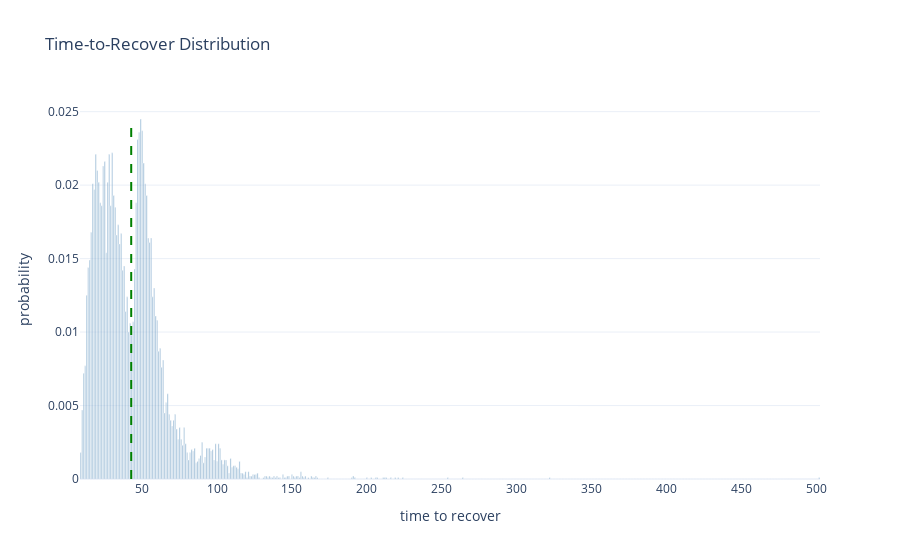
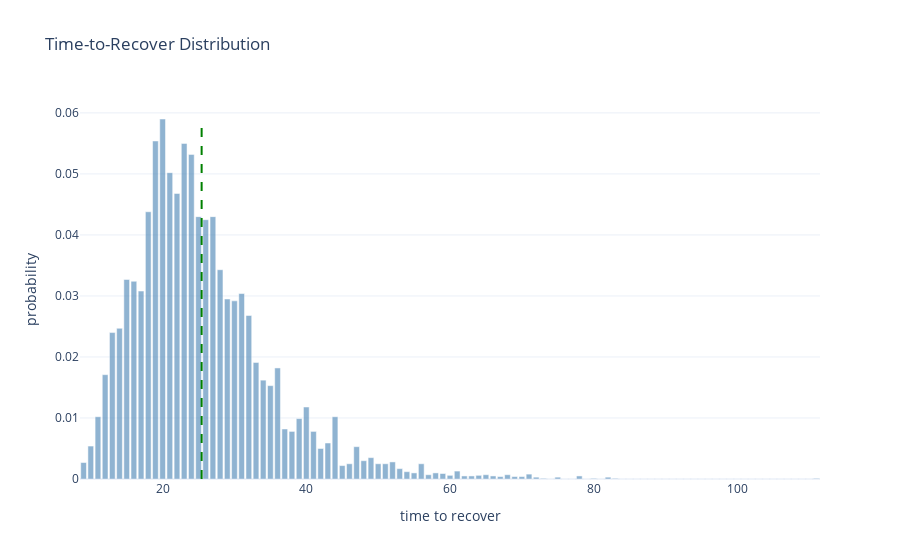

Here is the notebook cell these charts were saved with, in order:
### Code cell
# Just restart the notebook and it will run all benchmarks again.
# Cached benchmarks are stored in memory and reused if the source file did not change.


from pprint import pprint


def compute_sha1(path):
    """Return SHA1 hash of the file's contents."""
    with open(path, "rb") as f:
        return hashlib.sha1(f.read()).hexdigest()


def load_module(name):
    """Import or reload impls.<name>."""
    full_name = "impls." + name

    if full_name in globals():
        module = importlib.reload(globals()[full_name])
    else:
        module = importlib.import_module(full_name)
        globals()[full_name] = module

    return module


def report(stats):
    render_distribution(stats)
    pprint(stats["metrics"])


# Iterate over implementation files
for file in IMPLS_DIR.glob("*.py"):
    name = file.stem

    # Skip interface and private modules
    if name == "_interface" or name.startswith("_"):
        continue

    print("Found implementation:", name)

    file_hash = compute_sha1(file)

    # If cached: check whether file changed
    if name in benchmark_cache:
        cached = benchmark_cache[name]
        cached_hash = cached["hash"]
        cached_stats = cached["stats"]

        if cached_hash == file_hash:
            print("  No changes. Using cached benchmark.")
            report(cached_stats)
            continue
        else:
            print("  File changed. Reloading and benchmarking again.")
    else:
        print("  First time seen. Benchmarking.")

    # Load/reload implementation
    module = load_module(name)

    # Require expected constructors
    if not hasattr(module, "producer_constructor") or not hasattr(
        module, "recoverer_constructor"
    ):
        print("  Missing constructors. Skipping.\n")
        continue

    N = 5
    D = 2**20
    producer_constructor = module.producer_constructor
    recoverer_constructor = module.recoverer_constructor
    D = getattr(module, "override_D", lambda _: D)(N)

    # Run benchmark
    stats = visual_benchmark(
        producer_constructor,
        recoverer_constructor,
        N=N,
        D=D,
        passes=10000,
    )

    # Store into cache
    benchmark_cache[name] = {
        "hash": file_hash,
        "stats": stats,
    }

    # Render the new result
    report(stats)

### Figure 1 — Plotly figure (JSON) as saved in the notebook; plotly's stock layout.template omitted (floating-point values rounded to 4 significant figures; data arrays with more than 128 entries replaced by an {"elided": "..."} marker saying what was removed)
{"data": [{"marker": {"color": "steelblue"}, "name": "probability", "opacity": 0.6, "type": "bar", "x": {"elided": "494 int values"}, "y": {"elided": "494 float values"}}], "layout": {"shapes": [{"line": {"color": "green", "dash": "dash", "width": 2}, "type": "line", "x0": 42.69, "x1": 42.69, "y0": 0, "y1": 0.0245}], "title": {"text": "Time-to-Recover Distribution"}, "xaxis": {"title": {"text": "time to recover"}}, "yaxis": {"title": {"text": "probability"}}}}

### Figure 2 — Plotly figure (JSON) as saved in the notebook; plotly's stock layout.template omitted (floating-point values rounded to 4 significant figures)
{"data": [{"marker": {"color": "steelblue"}, "name": "probability", "opacity": 0.6, "type": "bar", "x": [9, 10, 11, 12, 13, 14, 15, 16, 17, 18, 19, 20, 21, 22, 23, 24, 25, 26, 27, 28, 29, 30, 31, 32, 33, 34, 35, 36, 37, 38, 39, 40, 41, 42, 43, 44, 45, 46, 47, 48, 49, 50, 51, 52, 53, 54, 55, 56, 57, 58, 59, 60, 61, 62, 63, 64, 65, 66, 67, 68, 69, 70, 71, 72, 73, 74, 75, 76, 77, 78, 79, 80, 81, 82, 83, 84, 85, 86, 87, 88, 89, 90, 91, 92, 93, 94, 95, 96, 97, 98, 99, 100, 101, 102, 103, 104, 105, 106, 107, 108, 109, 110, 111], "y": [0.0027, 0.0054, 0.0102, 0.0171, 0.024, 0.0247, 0.0327, 0.0324, 0.0308, 0.0438, 0.0554, 0.059, 0.0502, 0.0468, 0.055, 0.0532, 0.043, 0.0425, 0.043, 0.0343, 0.0295, 0.0292, 0.0304, 0.0268, 0.0191, 0.0162, 0.0153, 0.0182, 0.0082, 0.0078, 0.0099, 0.0118, 0.0078, 0.005, 0.0059, 0.0102, 0.0022, 0.0025, 0.0053, 0.003, 0.0035, 0.0025, 0.0025, 0.0028, 0.0017, 0.0012, 0.001, 0.0025, 0.0007, 0.001, 0.0009, 0.0006, 0.0013, 0.0005, 0.0005, 0.0006, 0.0007, 0.0005, 0.0004, 0.0007, 0.0004, 0.0004, 0.0008, 0.0003, 0.0001, 0.0, 0.0003, 0.0, 0.0, 0.0005, 0.0, 0.0001, 0.0, 0.0003, 0.0001, 0.0, 0.0, 0.0, 0.0, 0.0, 0.0, 0.0, 0.0, 0.0, 0.0, 0.0, 0.0, 0.0, 0.0, 0.0, 0.0, 0.0, 0.0, 0.0, 0.0, 0.0, 0.0, 0.0, 0.0, 0.0, 0.0, 0.0, 0.0001]}], "layout": {"shapes": [{"line": {"color": "green", "dash": "dash", "width": 2}, "type": "line", "x0": 25.43, "x1": 25.43, "y0": 0, "y1": 0.059}], "title": {"text": "Time-to-Recover Distribution"}, "xaxis": {"title": {"text": "time to recover"}}, "yaxis": {"title": {"text": "probability"}}}}
